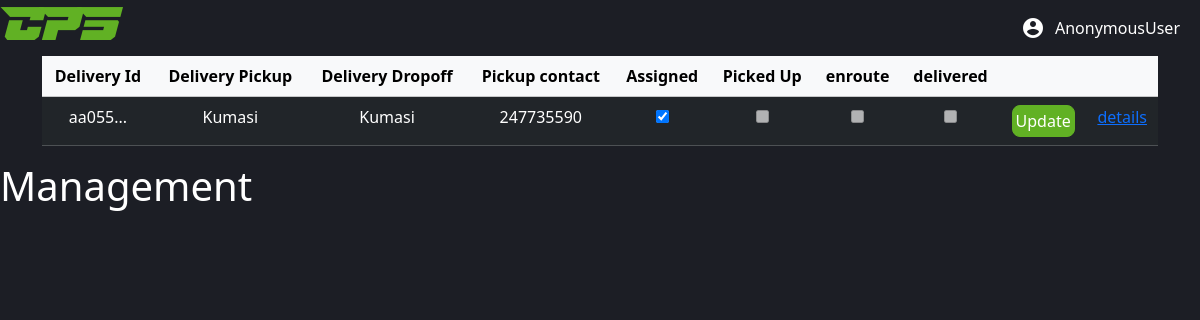
The page /requestmanagement/ on the database as committed earlier.
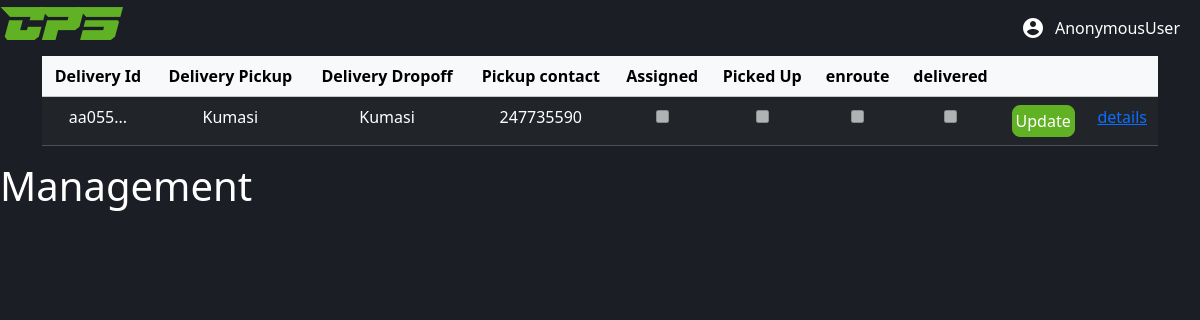
The same page on the database as committed later.
### delivery/models.py (models this page shows, shortened)
class DeliveryRequest(models.Model):
    class DeliveryLocations(models.TextChoices):
        Select = 'Select', 'Select'
        KUMASI = 'Kumasi', 'Kumasi'
        CAPE_COAST = 'Cape Coast', 'Cape Coast'
        TAKORADI = 'Takoradi', 'Takoradi'
        KOTORIDUA = 'Kotoridua', 'Kotoridua'
        HO = 'Ho', 'Ho'
        SUNYANI = 'Sunyani', 'Sunyani'
        TARKWA = 'Tarkwa', 'Tarkwa'
        OBUASI = 'Obuasi', 'Obuasi'
        AKOSOMBO = 'Akosombo', 'Akosombo'
        TECHIMAN = 'Techiman', 'Techiman'
        NSAWAM = 'Nsawam', 'Nsawam'
        NKWAKAW = 'Nkwakaw', 'Nkwakaw'
        WINNEBA = 'Winneba', 'Winneba'
        MANKESSIM = 'Mankessim', 'Mankessim'
        SUHUM = 'Suhum', 'Suhum'
        KONONGO = 'Konongo', 'Konongo'
    user = models.ForeignKey(User,on_delete=models.CASCADE,null=True,blank=True)
    unique_id = models.UUIDField(default=uuid.uuid4,editable=False,unique=True)
    orderQuantity = models.PositiveIntegerField()
    pickupNumber = models.PositiveIntegerField()
    deliveryPoint = models.CharField(max_length=10,choices=DeliveryLocations.choices,default=DeliveryLocations.Select)
    dropoffNumber = models.PositiveIntegerField()
    pickupPoint = models.CharField(max_length=10, choices=DeliveryLocations.choices,default=DeliveryLocations.Select)
    productFee = models.FloatField()
    additionalInfo = models.TextField()
    delivered = models.BooleanField(default=False)
    assigned = models.BooleanField(default=False)
    enroute = models.BooleanField(default=False)
    pickedUp = models.BooleanField(default=False)
    rider = models.ForeignKey(Rider,on_delete=models.SET_DEFAULT,related_name='assignments',default=None,null=True,blank=True)

### adminConsole/views.py (the view)
# urls.py: path('requestmanagement/',requestManagementConsole,name='requestManagement'),
def requestManagementConsole(request):
    DeliveryRequests = DeliveryRequest.objects.filter(delivered=False).values()
    print(DeliveryRequests)
    context ={
        'DeliveryRequests':DeliveryRequests,
    }
    return render(request,'html/requestsManagementConsole.html',context)

### adminConsole/templatetags/adminConsole_extras.py (called while the page is built)
@register.filter
def split(arg1,arg2):
    return arg1[0:arg2]

### adminConsole/templates/html/requestsManagementConsole.html (shortened to what this page needs)
{% load static %}
{% load adminConsole_extras %}
<!DOCTYPE html>
<html lang="en">
<head>
    <link href="https://cdn.jsdelivr.net/npm/bootstrap@5.3.3/dist/css/bootstrap.min.css" rel="stylesheet">
</head>
<body>
    <div style="display: flex; justify-content: space-between;">
        <h1 id="CPS" style="margin-right: 20px;">CPS</h1>
        <div style="display: flex; flex-direction: row; align-items: center; gap: 10px; margin-right: 20px;">
            <i class="material-icons" style="color: white;">
            </i>
            <span>{{request.user}}</span>
        </div>
    </div>
    <div class="container">
        <table class="table" >
            <thead class="table-light" style="text-align: center;">
                <th>Delivery Id</th>
                <th>Delivery Pickup</th>
                <th>Delivery Dropoff</th>
                <th>Pickup contact</th>
                <th>Assigned</th>
                <th>Picked Up</th>
                <th>enroute</th>
                <th>delivered</th>
                <th></th>
                <th></th>
            </thead>
            <tbody class="table-dark" style="text-align: center;">
                {% for data in DeliveryRequests %}
                <tr>
                    <td>{{data.unique_id|stringformat:'s'|split:5}}...</td>
                    <td>{{data.pickupPoint}}</td>
                    <td>{{data.deliveryPoint}}</td>
                    <td>{{data.pickupNumber}}</td>
                    <td>
                        {% if data.assigned == False %}
                            <input type="checkbox" name="assigned" disabled>
                        {% else %}
                            <input type="checkbox" name="assigned" checked>
                        {% endif %}
                    </td>
                    <td>
                        {% if data.pickedUp == False %}
                        <input type="checkbox" name="assigned" disabled>
                    {% else %}
                        <input type="checkbox" name="assigned" checked>
                    {% endif %}
                    </td>
                    <td>
                        {% if data.enroute == False %}
                        <input type="checkbox" name="assigned" disabled>
                    {% else %}
                        <input type="checkbox" name="assigned" checked>
                    {% endif %}
                    </td>
                    <td>
                        {% if data.delivered == False %}
                        <input type="checkbox" name="assigned" disabled>
                    {% else %}
                        <input type="checkbox" name="assigned" checked>
                    {% endif %}
                    </td>
                    <td><button style="background-color:#61b124; padding: 3px; border: 1px solid #61b124;
                    border-radius: 0.5rem; color: white;">Update</button></td>
                    <td><a href="{% url 'managementUpdate' data.unique_id %}">details</a></td>
                </tr>
                {% endfor %}
            </tbody>
          </table>
    </div>
</body>
<h1>Management</h1>
</html>

Rows that differ between the two databases and show on the page:
changed DeliveryRequest "aa055": assigned "☑" → "☐"
